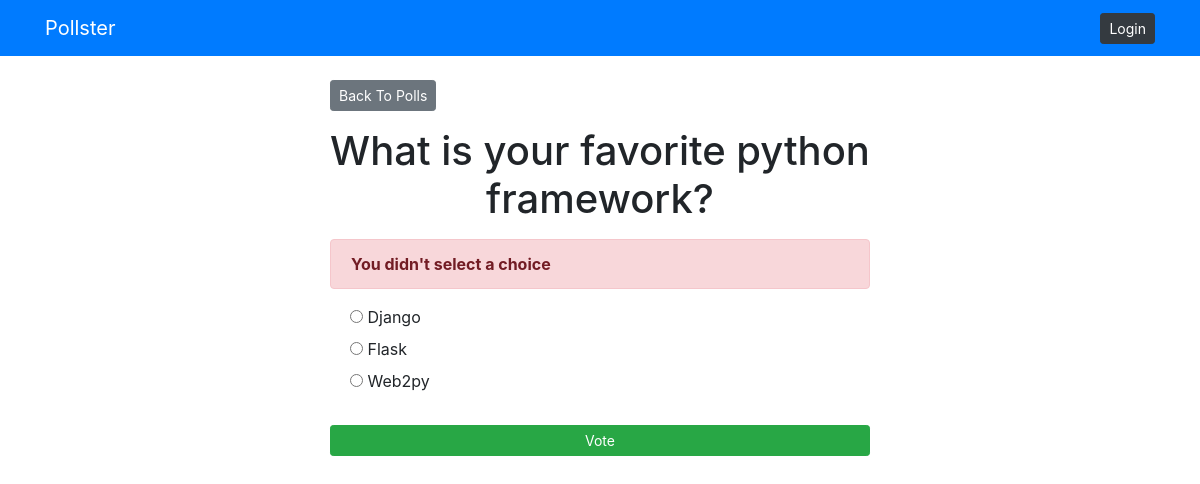
The page /polls/1/vote/ on the database its author committed.
### polls/models.py (models this page shows, shortened)
class Question(models.Model):
    question_text = models.CharField(max_length=255)
    publish_date = models.DateTimeField('date published')

class Choice(models.Model):
    question = models.ForeignKey(Question, on_delete=models.CASCADE)
    choice_text = models.CharField(max_length=255)
    votes = models.IntegerField(default=0)

### polls/views.py (the view)
# urls.py: path('<int:question_id>/vote/', views.vote, name='vote')
def vote(request, question_id):
    question = get_object_or_404(Question, pk=question_id)
    try:
        selected_choice = question.choice_set.get(pk=request.POST['choice'])
    except (KeyError, Choice.DoesNotExist):
        return render(request, 'polls/detail.html', {
            'question': question,
            'error_message': "You didn't select a choice",
        })
    else:
        selected_choice.votes += 1
        selected_choice.save()
        return HttpResponseRedirect(reverse('polls:results', args=(question.id,)))

### templates/polls/detail.html (shortened to what this page needs)
{% extends 'base.html' %}
{% block content %}
<a href="{% url 'polls:index' %}" class="btn btn-secondary btn-sm mb-3">Back To Polls</a>
<h1 class="text-center mb-3">{{question.question_text}}</h1>
{% if error_message %}
<p class="alert alert-danger">
    <strong>{{ error_message }}</strong>
</p>
{% endif %}
<form action="{% url 'polls:vote' question.id %}" method="post">
    {% for choice in question.choice_set.all %}
        <div class="form-check">
            <input type="radio" name="choice" id="choice{{ forloop.counter }}" value="{{choice.id}}">
            <label for="choice{{forloop.counter}}">{{ choice.choice_text }}</label>
        </div>
    {% endfor %}
    <input type="submit" value="Vote" class="btn btn-success btn-sm btn-block mt-4">
</form>
{% endblock %}

### rows shown on the page
Question: question_text "What is your favorite python framework?"
Choice: choice_text "Django"
Choice: choice_text "Flask"
Choice: choice_text "Web2py"

### other values the page prints
{{ error_message }} "You didn't select a choice"
